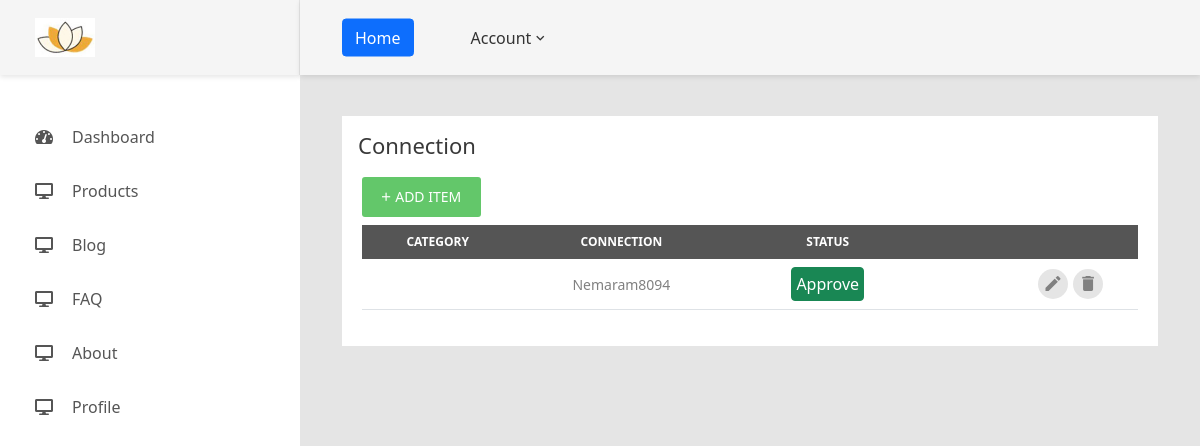
Page /admin/connections.php (signed in) on the committed database.
### tables this page shows
CREATE TABLE `useradmin` (
  `id` int(11) NOT NULL,
  `profile_id` varchar(100) NOT NULL,
  `image` varchar(200) NOT NULL,
  `username` varchar(50) NOT NULL,
  `password` varchar(255) NOT NULL,
  `email` varchar(100) NOT NULL,
  `last_name` varchar(200) NOT NULL,
  `designation` varchar(200) NOT NULL,
  `company` varchar(200) NOT NULL,
  `business_category` varchar(200) NOT NULL,
  `logo` varchar(200) NOT NULL,
  `thumbnail_image` varchar(200) NOT NULL,
  `thames_color` varchar(100) NOT NULL,
  `text_color` varchar(100) NOT NULL,
  `footer_color` varchar(100) NOT NULL,
  `connections_id` varchar(100) NOT NULL,
  `admin_status` varchar(100) NOT NULL
);

CREATE TABLE `connections` (
  `id` int(50) NOT NULL,
  `adminuser_id` int(50) NOT NULL,
  `connections_id` varchar(100) NOT NULL,
  `connections_profile` varchar(100) NOT NULL,
  `connections_status` varchar(100) NOT NULL
);

### admin/connections.php (the view, shortened to what this page needs)
<?php
include 'header.php';
        $admin_user=$_SESSION['login_user'];
        $row=mysqli_fetch_assoc(mysqli_query($db, "select * from useradmin where profile_id='$admin_user'"));
        $adminuser_id = $row['id'];
?>
            <div class="main-content">
                <div class="section__content section__content--p30">
                    <div class="container-fluid">
                    <div class="bg-white p-3">
                    <div class="row">
                            <div class="col-md-12">
                                <h3 class="title-5 m-b-35">Connection</h3>
                                <div class="table-data__tool">
                                    <div class="table-data__tool-left">
                                        <div class="rs-select2--light">
                                            <ul class="nav nav-pills d-flex">
                                                <li class="nav-item p-1"><a href="add-connections.php" class="au-btn au-btn-icon au-btn--green au-btn--small">
                                            <i class="zmdi zmdi-plus"></i>add item</a></li>
                                            </ul>
                                        </div>
                                   </div>
                                </div>
                                <div class="table-responsive table-responsive-data2 p-1">
                                    <table class="table table-data2">
                                        <thead style="background: #555;">
                                            <tr>
                                                <th>Category</th>
                                                <th>Connection</th>
                                                <th>Status</th>
                                                <th></th>
                                            </tr>
                                        </thead>
                                        <tbody>
                                       <?php
                                        $sql_col =  "SELECT * FROM `connections` WHERE adminuser_id='$adminuser_id'";
                                        $res_col = mysqli_query($db, $sql_col);
                                        while ($row_col = mysqli_fetch_assoc($res_col)) {
                                            ?>
                                            <tr class="border-bottom">
                                                <td><?php echo $row_col['category_connection'] ?></td>
                                                <td><?php echo $row_col['connections_id'] ?></td>
                                                <td>
                                                    <?php
                                                    if ($row_col['connections_status'] == 1) {
                                                    ?>
                                                    <span class="btn btn-success text-white p-1">Approve</span>
                                                    <?php
                                                    } else {
                                                    ?>
                                                    <span class="btn btn-danger text-white p-1">Request</span>
                                                    <?php
                                                    }
                                                    ?>
                                                </td>
                                                <td>
                                                    <div class="table-data-feature">
                                                        <a href="edit-connections.php?id=<?php echo $row_col['id'] ?>" class="item" data-toggle="tooltip" data-placement="top" title="Edit">
                                                            <i class="zmdi zmdi-edit"></i>
                                                        </a>
                                                        <a href="?id=<?php echo $row_col['id'] ?>&type=delete" class="item" data-toggle="tooltip" data-placement="top" title="Delete">
                                                            <i class="zmdi zmdi-delete"></i>
                                                        </a>
                                                    </div>
                                                </td>
                                            </tr>
                                        <?php
                                     }
                                      ?>
                                        </tbody>
                                    </table>
                              </div>
                            </div>
                        </div>
                    </div>
                    </div>
                </div>
            </div>
            <?php include 'footer.php' ?>

### admin/header.php (shortened to what this page needs)
<?php
include("config.php");
$admin_user=$_SESSION['login_user'];
$row=mysqli_fetch_assoc(mysqli_query($db, "select * from useradmin where profile_id='$admin_user'"));
?>
<!DOCTYPE html>
<html lang="en">
<head>
    <link href="css/font-face.css" rel="stylesheet" media="all">
    <link href="vendor/font-awesome-4.7/css/font-awesome.min.css" rel="stylesheet" media="all">
    <link href="vendor/font-awesome-5/css/fontawesome-all.min.css" rel="stylesheet" media="all">
    <link href="vendor/mdi-font/css/material-design-iconic-font.min.css" rel="stylesheet" media="all">
    <link href="vendor/animsition/animsition.min.css" rel="stylesheet" media="all">
    <link href="vendor/css-hamburgers/hamburgers.min.css" rel="stylesheet" media="all">
    <link href="css/theme.css" rel="stylesheet" media="all">
    <link href="https://cdn.jsdelivr.net/npm/bootstrap@5.0.2/dist/css/bootstrap.min.css" rel="stylesheet">
</head>
<body class="animsition">
    <div class="page-wrapper">
        <aside class="menu-sidebar d-none d-lg-block">
            <div class="logo">
                <a href="#">
                    <img src="images/admin-img/<?php echo $row['image'] ?>" width="60px" height="60px" alt="" />
                </a>
            </div>
            <div class="menu-sidebar__content js-scrollbar1">
                <nav class="navbar-sidebar">
                    <ul class="list-unstyled navbar__list">
                    <li class="has-sub">
                            <a class="js-arrow" href="dashboard.php">
                                <i class="fas fa-tachometer-alt"></i>Dashboard</a>
                        </li>
						<li class="has-sub">
                            <a class="js-arrow" href="#">
                            <i class="fas fa-desktop"></i>Products</a>
                        </li>
                        <li class="has-sub">
                            <a class="js-arrow" href="#">
                                <i class="fas fa-desktop"></i>Blog</a>
                        </li>
                        <li class="has-sub">
                            <a class="js-arrow" href="#">
                            <i class="fas fa-desktop"></i>FAQ</a>
                        </li>
                        <li class="has-sub">
                            <a class="js-arrow" href="#">
                            <i class="fas fa-desktop"></i>About</a>
                        </li>
                        <li class="has-sub">
                            <a class="js-arrow" href="#">
                            <i class="fas fa-desktop"></i>Profile</a>
                        </li>
                    </ul>
                </nav>
            </div>
        </aside>
        <div class="page-container">
            <header class="header-desktop">
                <div class="section__content section__content--p30">
                    <div class="container-fluid">
                        <div class="header-wrap">
                            <div class="header-button">
                                <div class="noti-wrap">
                                    <div class=""><a href="../index.php" class="btn btn-primary">Home</a></div>
                                </div>
                                <div class="account-wrap">
                                    <div class="account-item clearfix js-item-menu">
                                        <div class="content">
                                            <a class="js-acc-btn" href="#">Account</a>
                                        </div>
                                    </div>
                                </div>
                            </div>
                        </div>
                    </div>
                </div>
            </header>

### admin/header.php (style rules this page uses)
a { text-decoration: none; }
thead th { color: white!important; }

### rows in the picture
useradmin: image (picture)
connections: connections "Nemaram8094", connections_status "Approve"
